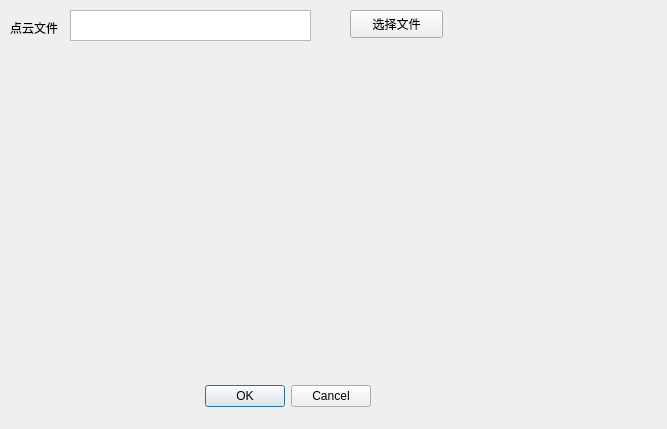
<?xml version="1.0" encoding="UTF-8"?>
<ui version="4.0">
 <class>Dialog</class>
 <widget class="QDialog" name="Dialog">
  <property name="geometry">
   <rect>
    <x>0</x>
    <y>0</y>
    <width>667</width>
    <height>429</height>
   </rect>
  </property>
  <property name="windowTitle">
   <string>Dialog</string>
  </property>
  <widget class="QWidget" name="layoutWidget">
   <property name="geometry">
    <rect>
     <x>20</x>
     <y>380</y>
     <width>351</width>
     <height>33</height>
    </rect>
   </property>
   <layout class="QHBoxLayout">
    <property name="spacing">
     <number>6</number>
    </property>
    <property name="leftMargin">
     <number>0</number>
    </property>
    <property name="topMargin">
     <number>0</number>
    </property>
    <property name="rightMargin">
     <number>0</number>
    </property>
    <property name="bottomMargin">
     <number>0</number>
    </property>
    <item>
     <spacer>
      <property name="orientation">
       <enum>Qt::Horizontal</enum>
      </property>
      <property name="sizeHint" stdset="0">
       <size>
        <width>131</width>
        <height>31</height>
       </size>
      </property>
     </spacer>
    </item>
    <item>
     <widget class="QPushButton" name="okButton">
      <property name="text">
       <string>OK</string>
      </property>
     </widget>
    </item>
    <item>
     <widget class="QPushButton" name="cancelButton">
      <property name="text">
       <string>Cancel</string>
      </property>
     </widget>
    </item>
   </layout>
  </widget>
  <widget class="QLabel" name="label">
   <property name="geometry">
    <rect>
     <x>10</x>
     <y>20</y>
     <width>72</width>
     <height>15</height>
    </rect>
   </property>
   <property name="text">
    <string>点云文件</string>
   </property>
  </widget>
  <widget class="QTextBrowser" name="textBrowser">
   <property name="geometry">
    <rect>
     <x>70</x>
     <y>10</y>
     <width>241</width>
     <height>31</height>
    </rect>
   </property>
  </widget>
  <widget class="QPushButton" name="SelectFileButton">
   <property name="geometry">
    <rect>
     <x>350</x>
     <y>10</y>
     <width>93</width>
     <height>28</height>
    </rect>
   </property>
   <property name="text">
    <string>选择文件</string>
   </property>
  </widget>
 </widget>
 <resources/>
 <connections>
  <connection>
   <sender>okButton</sender>
   <signal>clicked()</signal>
   <receiver>Dialog</receiver>
   <slot>accept()</slot>
   <hints>
    <hint type="sourcelabel">
     <x>270</x>
     <y>385</y>
    </hint>
    <hint type="destinationlabel">
     <x>96</x>
     <y>254</y>
    </hint>
   </hints>
  </connection>
  <connection>
   <sender>cancelButton</sender>
   <signal>clicked()</signal>
   <receiver>Dialog</receiver>
   <slot>reject()</slot>
   <hints>
    <hint type="sourcelabel">
     <x>369</x>
     <y>385</y>
    </hint>
    <hint type="destinationlabel">
     <x>179</x>
     <y>282</y>
    </hint>
   </hints>
  </connection>
 </connections>
</ui>
